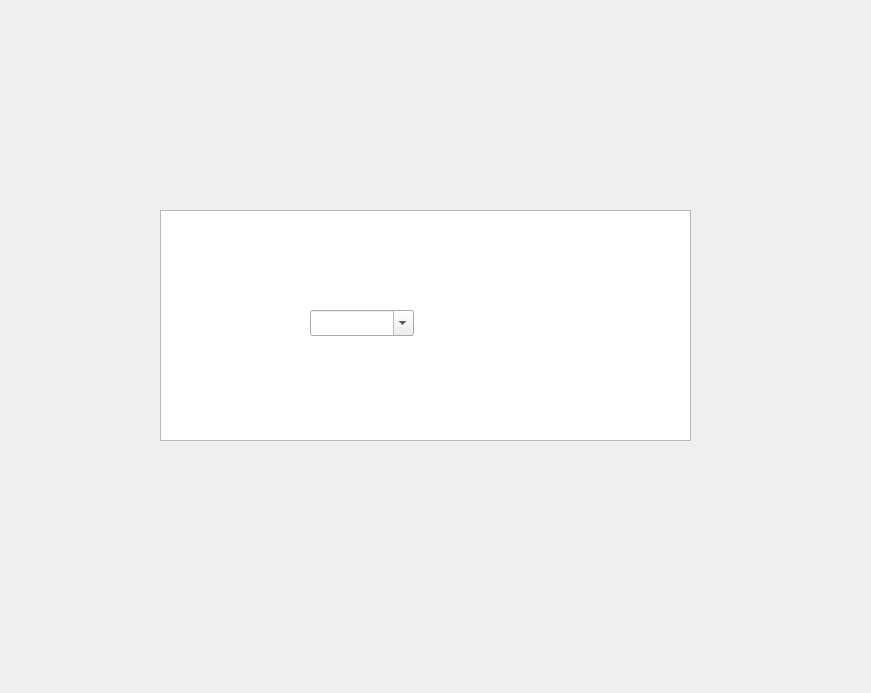
<?xml version="1.0" encoding="UTF-8"?>
<ui version="4.0">
 <class>LuaExplorerDialog</class>
 <widget class="QDialog" name="LuaExplorerDialog">
  <property name="geometry">
   <rect>
    <x>0</x>
    <y>0</y>
    <width>871</width>
    <height>693</height>
   </rect>
  </property>
  <property name="windowTitle">
   <string>Dialog</string>
  </property>
  <widget class="QColumnView" name="columnView">
   <property name="geometry">
    <rect>
     <x>160</x>
     <y>210</y>
     <width>531</width>
     <height>231</height>
    </rect>
   </property>
   <property name="sizeAdjustPolicy">
    <enum>QAbstractScrollArea::AdjustToContentsOnFirstShow</enum>
   </property>
   <property name="editTriggers">
    <set>QAbstractItemView::AllEditTriggers</set>
   </property>
   <property name="defaultDropAction">
    <enum>Qt::MoveAction</enum>
   </property>
   <property name="alternatingRowColors">
    <bool>true</bool>
   </property>
   <property name="textElideMode">
    <enum>Qt::ElideNone</enum>
   </property>
   <property name="horizontalScrollMode">
    <enum>QAbstractItemView::ScrollPerPixel</enum>
   </property>
  </widget>
  <widget class="QComboBox" name="comboBox">
   <property name="geometry">
    <rect>
     <x>310</x>
     <y>310</y>
     <width>104</width>
     <height>26</height>
    </rect>
   </property>
   <property name="editable">
    <bool>true</bool>
   </property>
  </widget>
 </widget>
 <resources/>
 <connections/>
</ui>
